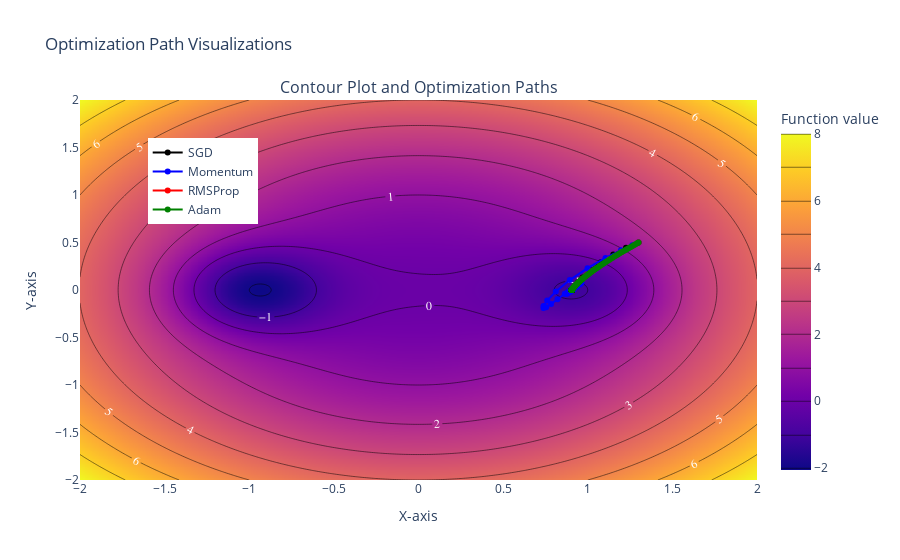

Write notebook code for a chart like this one.
### Code cell
gen_paths(1.3,0.5)

### Figure 1 — Plotly figure (JSON) as saved in the notebook; plotly's stock layout.template omitted (floating-point values rounded to 4 significant figures; data arrays with more than 128 entries replaced by an {"elided": "..."} marker saying what was removed)
{"data": [{"colorbar": {"title": {"text": "Function value"}}, "contours": {"coloring": "heatmap", "labelfont": {"color": "white", "family": "Arial", "size": 12}, "showlabels": true}, "type": "contour", "x": {"elided": "384 float values"}, "xaxis": "x", "y": {"elided": "240 float values"}, "yaxis": "y", "z": {"elided": "240x384 float values"}}, {"line": {"color": "black"}, "mode": "lines+markers", "name": "SGD", "type": "scatter", "x": {"elided": "500 float values"}, "xaxis": "x", "y": {"elided": "500 float values"}, "yaxis": "y"}, {"line": {"color": "blue"}, "mode": "lines+markers", "name": "Momentum", "type": "scatter", "x": {"elided": "200 float values"}, "xaxis": "x", "y": {"elided": "200 float values"}, "yaxis": "y"}, {"line": {"color": "red"}, "mode": "lines+markers", "name": "RMSProp", "type": "scatter", "x": {"elided": "300 float values"}, "xaxis": "x", "y": {"elided": "300 float values"}, "yaxis": "y"}, {"line": {"color": "green"}, "mode": "lines+markers", "name": "Adam", "type": "scatter", "x": {"elided": "500 float values"}, "xaxis": "x", "y": {"elided": "500 float values"}, "yaxis": "y"}], "layout": {"annotations": [{"font": {"size": 16}, "showarrow": false, "text": "Contour Plot and Optimization Paths", "x": 0.5, "xanchor": "center", "xref": "paper", "y": 1, "yanchor": "bottom", "yref": "paper"}], "legend": {"x": 0.1, "y": 0.9}, "title": {"text": "Optimization Path Visualizations"}, "xaxis": {"anchor": "y", "domain": [0, 1], "title": {"text": "X-axis"}}, "yaxis": {"anchor": "x", "domain": [0, 1], "title": {"text": "Y-axis"}}}}
